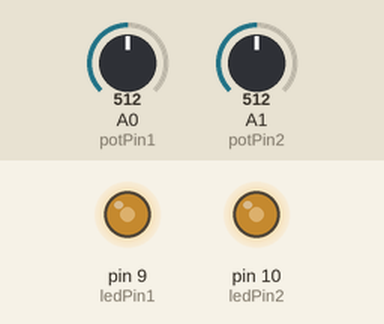
This sketch was run on a simulated Arduino Uno, built with avr-gcc and run on an emulated ATmega328P. Parts: output pins drawn as LEDs (lit = HIGH). The inputs (shaded band) are chosen by the test bench; at power-on: A0 (potPin1) = 512, A1 (potPin2) = 512.

Above: at 1.2 s.
1.3 s: A0 (potPin1) set to 716
At 2.4 s:
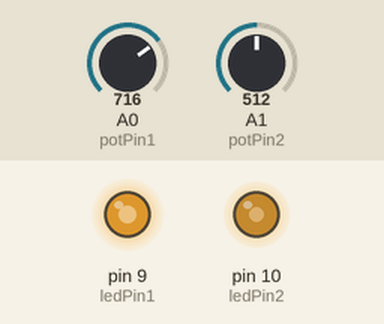
2.8 s: A1 (potPin2) set to 716
At 3.6 s:
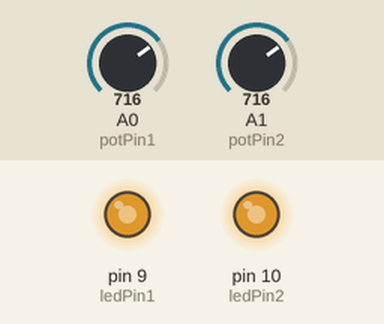
4.3 s: A0 (potPin1) set to 900
At 4.7 s:
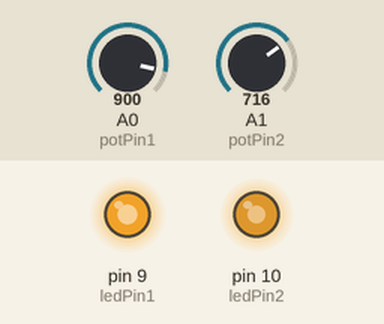
5.8 s: A1 (potPin2) set to 900
At 7.0 s:
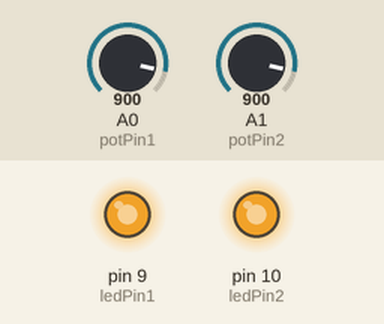
7.3 s: A0 (potPin1) set to 511
At 8.2 s:
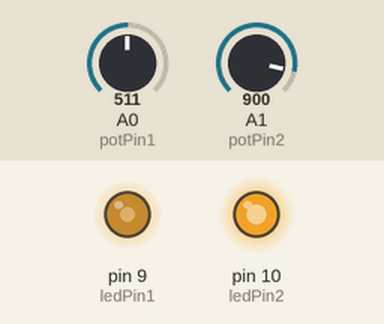
8.8 s: A1 (potPin2) set to 122
At 9.3 s:
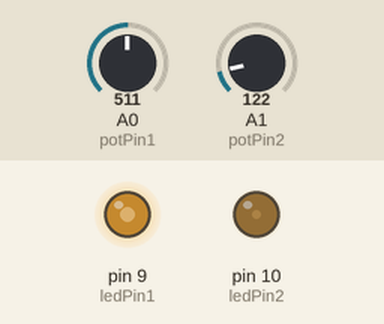
Timing chart, 0 to 11.3 s (numbered marks = the images above; inputs shaded):
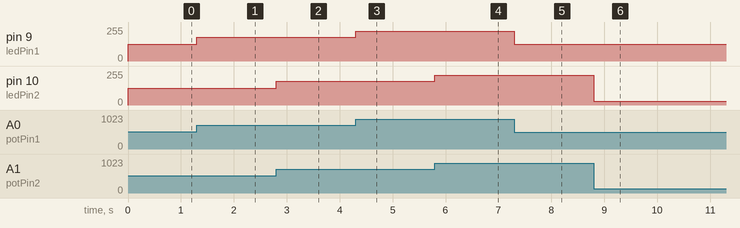

The sketch:

led-pot.ino
```cpp
#define potPin1 0
#define ledPin1 9
#define potPin2 1
#define ledPin2 10


int valPot1 = 0;
int valPot2 = 0;

void setup() {

pinMode(ledPin1,OUTPUT);
pinMode(ledPin2,OUTPUT);
}

void loop() {

valPot1 =  analogRead(potPin1);
valPot1 = map(valPot1,0,1023,0,255);
analogWrite(ledPin1,valPot1 );

valPot2 =  analogRead(potPin2);
valPot2 = map(valPot2,0,1023,0,255);
analogWrite(ledPin2,valPot2 );
}
```

Measured:
- after the input at 1.3 s, pin 9 (ledPin1): 127/255 → 178/255 at once
- after the input at 2.8 s, pin 10 (ledPin2): 127/255 → 178/255 at once
- after the input at 4.3 s, pin 9 (ledPin1): 178/255 → 224/255 at once
- after the input at 5.8 s, pin 10 (ledPin2): 178/255 → 224/255 at once
- after the input at 7.3 s, pin 9 (ledPin1): 224/255 → 127/255 at once
- after the input at 8.8 s, pin 10 (ledPin2): 224/255 → 30/255 at once
